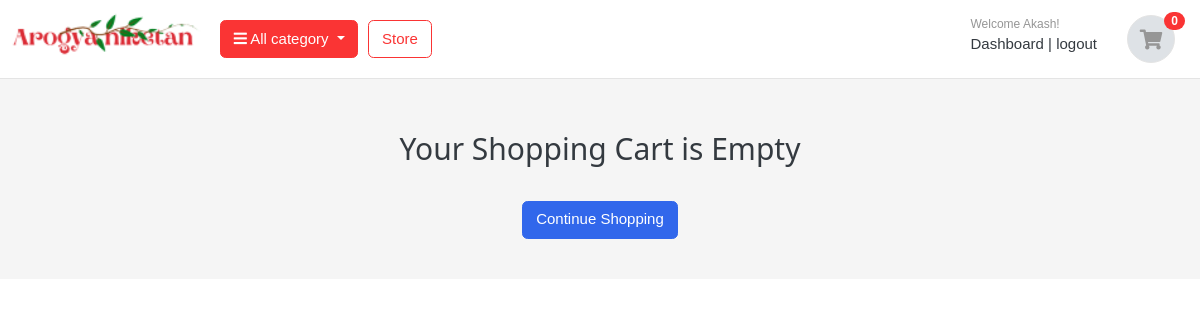
Before: /cart/ (signed in) with the older database file.
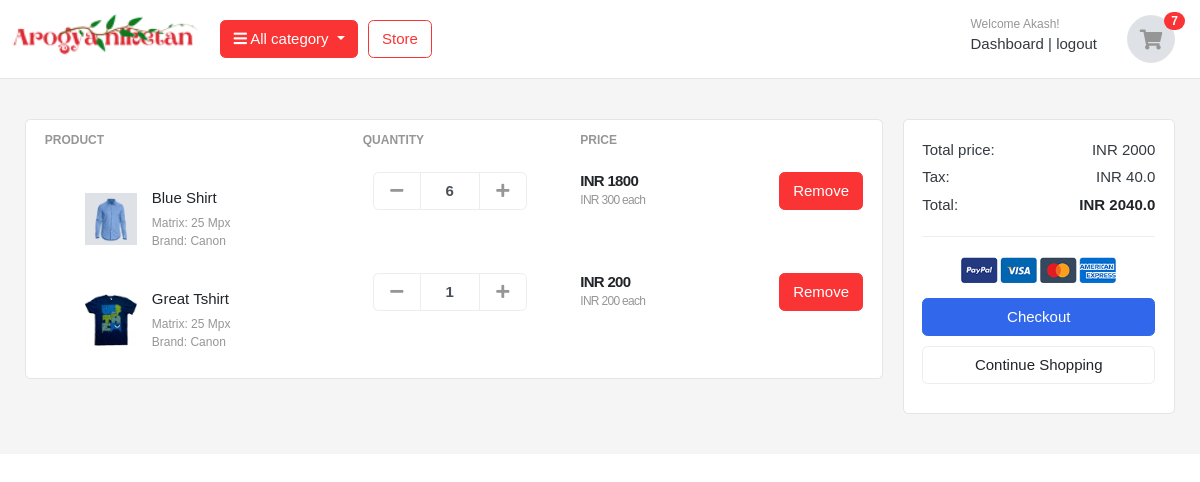
After: the same page with the newer database file.
### accounts/models.py (models this page shows, shortened)
class Account(AbstractBaseUser):
    first_name      = models.CharField(max_length=50)
    last_name       = models.CharField(max_length=50)
    username        = models.CharField(max_length=50, unique=True)
    email           = models.EmailField(max_length=100, unique=True)
    phone_number    = models.CharField(max_length=50,unique=True)
    date_joined     = models.DateTimeField(auto_now_add=True)
    last_login      = models.DateTimeField(auto_now_add=True)
    is_admin        = models.BooleanField(default=False)
    is_staff        = models.BooleanField(default=False)
    is_active        = models.BooleanField(default=False)
    is_superadmin        = models.BooleanField(default=False)
    USERNAME_FIELD = 'email'
    REQUIRED_FIELDS = ['username', 'first_name', 'last_name']
    objects = MyAccountManager()

### carts/models.py (models this page shows)
class CartItem(models.Model):
    user       = models.ForeignKey(Account, on_delete=models.CASCADE, null=True)
    product    = models.ForeignKey(Product, on_delete=models.CASCADE)
    cart       = models.ForeignKey(Cart, on_delete=models.CASCADE, null=True)
    quantity   = models.IntegerField()
    is_active  = models.BooleanField(default=True)
    def sub_total(self):
        return self.product.price * self.quantity

### store/models.py (models this page shows, shortened)
class Product(models.Model):
    product_name     =  models.CharField(max_length=200,unique=True)
    slug             =  models.SlugField(max_length=200,unique=True)
    description      =  models.TextField(max_length=500,blank=True)
    price            =  models.IntegerField()
    images           =  models.ImageField(upload_to='photos/products')
    stock            =  models.IntegerField()
    is_available     =  models.BooleanField(default=True)
    category         =  models.ForeignKey(Category,on_delete=models.CASCADE)
    created_date     =  models.DateTimeField(auto_now_add=True)
    modified_date    =  models.DateTimeField(auto_now=True)
    is_new_arrival     =  models.BooleanField(default=False)
    is_recomended     =  models.BooleanField(default=False)
    def get_url(self):
        return reverse('product_detail', args=[self.category.slug, self.slug])

### carts/views.py (the view)
# urls.py: path("", views.cart, name="cart"),
def cart(request, total=0, quantity=0, cart_items=None):
    try:
        tax = 0
        grand_total = 0
        if request.user.is_authenticated:
            cart_items = CartItem.objects.filter(user=request.user, is_active=True)
        else:
            cart = Cart.objects.get(cart_id=__cart_id(request))
            cart_items = CartItem.objects.filter(cart=cart, is_active=True)
        for cart_item in cart_items:
            total += (cart_item.product.price * cart_item.quantity)
            quantity += cart_item.quantity
        tax = (2 * total)/100
        grand_total = total + tax
    except ObjectDoesNotExist:
        pass  # Just Ignore
    context = {
        "total": total,
        "quantity": quantity,
        "cart_items": cart_items,
        "tax": tax,
        "grand_total": grand_total,
    }
    return render(request, "store/cart.html", context)

### carts/context_processors.py (called while the page is built)
def counter(request):
    cart_count = 0
    if 'admin' in request.path:
        return {}
    else:
        try:
            cart = Cart.objects.filter(cart_id=__cart_id(request))
            if request.user.is_authenticated:
                cart_items = CartItem.objects.all().filter(user=request.user)
            else:
                cart_items = CartItem.objects.all().filter(cart=cart[:1])
            for cart_item in cart_items:
                cart_count += cart_item.quantity
        except Cart.DoesNotExist:
            cart_count = 0
    return dict(cart_count=cart_count)

### carts/views.py (called while the page is built)
def __cart_id(request):
    cart = request.session.session_key
    if not cart:
        cart = request.session.create()
    return cart

### category/context_processors.py (called while the page is built)
def menu_links(request):
    links = Category.objects.all()
    return dict(links=links)

### category/models.py (called while the page is built)
    def get_url(self):
        return reverse('products_by_category', args=[self.slug])

### templates/store/cart.html (shortened to what this page needs)
{% extends 'base.html' %}
{% load static %}
{% block content %}
<section class="section-content padding-y bg desktop-view">
    <div class="container">
    {% if not cart_items %}
        <h2 class="text-center">Your Shopping Cart is Empty</h2>
        <br>
        <div class="text-center">
            <a href="{% url 'store' %}" class="btn btn-primary">Continue Shopping</a>
        </div>
    {% else %}
    <div class="row">
        <aside class="col-lg-9">
    <div class="card">
    <table class="table table-borderless table-shopping-cart">
    <thead class="text-muted">
    <tr class="small text-uppercase">
      <th scope="col">Product</th>
      <th scope="col" width="120">Quantity</th>
      <th scope="col" width="120">Price</th>
      <th scope="col" class="text-right" width="200"> </th>
    </tr>
    </thead>
    <tbody>
    {% for cart_item in cart_items %}
    <tr>
        <td>
            <figure class="itemside align-items-center">
                <div class="aside"><img src="{{ cart_item.product.images.url }}" class="img-sm"></div>
                <figcaption class="info">
                    <a href="{{ cart_item.product.get_url }}" class="title text-dark">{{ cart_item.product.product_name }}</a>
                    <p class="text-muted small">Matrix: 25 Mpx <br> Brand: Canon</p>
                </figcaption>
            </figure>
        </td>
        <td>
                        <div class="col">
                            <div class="input-group input-spinner">
                                <div class="input-group-prepend">
                                <a href="{%url 'remove_cart' cart_item.product.id%}" class="btn btn-light" type="button" id="button-plus"> <i class="fa fa-minus"></i></a>
                                </div>
                                <input type="text" class="form-control"  value="{{ cart_item.quantity }}">
                                <div class="input-group-append">
                                <a href="{%url 'add_cart' cart_item.product.id%}" class="btn btn-light" type="button" id="button-minus"> <i class="fa fa-plus"></i> </a>
                                </div>
                            </div>
                        </div>
        </td>
        <td>
            <div class="price-wrap">
                <var class="price">INR {{ cart_item.sub_total }}</var>
                <small class="text-muted"> INR {{ cart_item.product.price }} each </small>
            </div>
        </td>
        <td class="text-right">
        <a href="{%url 'remove_cart_item' cart_item.product.id%}" class="btn btn-danger"> Remove</a>
        </td>
    </tr>
    {% endfor %}
    </tbody>
    </table>
    </div>
        </aside>
        <aside class="col-lg-3">
            <div class="card">
            <div class="card-body">
                <dl class="dlist-align">
                  <dt>Total price:</dt>
                  <dd class="text-right">INR {{total}}</dd>
                </dl>
                <dl class="dlist-align">
                  <dt>Tax:</dt>
                  <dd class="text-right">INR {{tax}}</dd>
                </dl>
                <dl class="dlist-align">
                  <dt>Total:</dt>
                  <dd class="text-right text-dark b"><strong>INR {{grand_total}}</strong></dd>
                </dl>
                <hr>
                <p class="text-center mb-3">
                    <img src="{% static './images/misc/payments.png'%}" height="26">
                </p>
                <a href="{% url 'checkout' %}" class="btn btn-primary btn-block"> Checkout </a>
                <a href="{% url 'store' %}" class="btn btn-light btn-block">Continue Shopping</a>
            </div>
            </div>
    </aside>
    </div>
    {% endif %}
    </div>
    </section>
{% endblock %}

### templates/base.html (shortened to what this page needs)
{% load static %}
<!DOCTYPE HTML>
<html lang="en">
<head>
<link href="{%static 'css/bootstrap.css' %}" rel="stylesheet" type="text/css"/>
<link href="{%static 'css/w3.css' %}" rel="stylesheet" type="text/css"/>
<link href="{%static 'fonts/fontawesome/css/all.min.css' %}" type="text/css" rel="stylesheet">
<link href="{%static 'css/ui.css' %}" rel="stylesheet" type="text/css"/>
<link href="{%static 'css/mobile.css' %}" rel="stylesheet" type="text/css"/>
<link href="{%static 'css/style-3.css' %}" rel="stylesheet" type="text/css"/>
<link href="{%static 'css/responsive.css' %}" rel="stylesheet" media="only screen and (max-width: 1200px)" />
</head>
<body>
    {% include 'includes/navbar.html' %}
    {% block content%}{% endblock %}

### templates/includes/navbar.html (shortened to what this page needs)
{% load static %}
<section class="header-main border-bottom desktop-view">
	<div class="container">
<div class="row align-items-center">
	<div class="col-lg-2 col-md-3 col-6">
		<a href="{% url 'home' %}" class="brand-wrap">
			<img class="logo" src="{%static 'images/logo.png'%}" style="transform: scale(1.5);">
		</a>
	</div>
	<div class="col-lg col-sm col-md col-6 flex-grow-0">
		<div class="category-wrap dropdown d-inline-block float-right">
			<button type="button" class="btn btn-danger dropdown-toggle" data-toggle="dropdown">
				<i class="fa fa-bars"></i> All category
			</button>
		</div>
	</div>
	<a href="{% url 'store' %}" class="btn btn-outline-danger">Store</a>
	<div class="col-lg-3 col-sm-6 col-8 order-2 order-lg-3">
				<div class="d-flex justify-content-end mb-3 mb-lg-0">
					{% if user.id is not None %}
					<div class="widget-header">
						<small class="title text-muted">Welcome {{user.first_name}}!</small>
						<div>
							<a href="{% url 'dashboard' %}">Dashboard</a> <span class="dark-transp"> | </span>
							<a href="{% url 'logout' %}"> logout</a>
						</div>
					</div>
					{% endif %}
					<a href="{% url 'cart' %}" class="widget-header pl-3 ml-3">
						<div class="icon icon-sm rounded-circle border"><i class="fa fa-shopping-cart"></i></div>
						<span class="badge badge-pill badge-danger notify">{{ cart_count }}</span>
					</a>
				</div>
			</div>
</div>
	</div>
</section>

### templates/includes/footer.html (shortened to what this page needs)
{% load static %}

### static/css/w3.css (style rules this page uses)
html { box-sizing:border-box }
*,*:before,*:after { box-sizing:inherit }
html { -ms-text-size-adjust:100%;-webkit-text-size-adjust:100% }
body { margin:0 }
article,aside,details,figcaption,figure,footer,header,main,menu,nav,section { display:block }
a { background-color:transparent }
b,strong { font-weight:bolder }
small { font-size:80% }
figure { margin:1em 40px }
img { border-style:none }
hr { box-sizing:content-box;height:0;overflow:visible }
button,input,select,textarea,optgroup { font:inherit;margin:0 }
button,input { overflow:visible }
button,select { text-transform:none }
button,[type=button],[type=reset],[type=submit] { -webkit-appearance:button }
html,body { font-family:Verdana,sans-serif;font-size:15px;line-height:1.5 }
html { overflow-x:hidden }
hr { border:0;border-top:1px solid #eee;margin:20px 0 }
img { vertical-align:middle }
a { color:inherit }

### static/css/ui.css (style rules this page uses)
html { font-family: "Inter", sans-serif; font-size: 15px; }
.price-wrap { letter-spacing: -0.7px; }
.icon-xs, .icon-sm, .icon-md, .icon-lg { display: inline-block; text-align: center; flex-shrink: 0; flex-grow: 0; }
.icon-sm { width: 48px; height: 48px; line-height: 48px !important; font-size: 20px; }
.img-xs, .img-sm, .img-md, .img-lg { -o-object-fit: cover; object-fit: cover; flex-shrink: 0; flex-grow: 0; }
.img-sm { width: 80px; height: 80px; }
.padding-y { padding-top: 40px; padding-bottom: 40px; }
var { font-style: normal; }
figure { margin-bottom: 0; }
.bg { background-color: #f8f9fa; }
.b { font-weight: 600; }
p:last-child { margin-bottom: 0; }
.header-main { position: relative; padding-top: 1rem; padding-bottom: 1rem; }
.brand-wrap .logo, .navbar-brand .logo { margin-right: 7px; max-height: 42px; display: inline-block; }
.widget-header { display: inline-block; vertical-align: middle; position: relative; }
.widget-header a { color: #343a40; }
.widget-header i { color: #969696; }
.widget-header .title { display: block; }
.widget-header .notify { position: absolute; top: -3px; right: -10px; }
.btn-light { background-color: #fff; border-color: #e4e4e4; }
.btn-light i { color: #969696; }
.itemside { position: relative; display: flex; width: 100%; }
.itemside .aside { position: relative; flex-shrink: 0; }
.itemside .info { padding-left: 15px; padding-right: 7px; }
.itemside p { margin-bottom: 0; }
.itemside .title { display: block; margin-bottom: 5px; color: #212529; }
[class*=dlist-] { margin-bottom: 5px; }
[class*=dlist-] dd { margin-bottom: 0; }
.dlist-align { display: flex; }
.dlist-align dt { width: 150px; word-wrap: break-word; font-weight: normal; }
.dlist-align dd { flex-grow: 1; }
.notify { position: absolute; top: -4px; right: -10px; display: inline-block; padding: 0.25em 0.6em; font-size: 12px; line-height: 1; text-align: center; border-radius: 3rem; color: #fff; background-color: #fa3434; }
.price { font-weight: 600; color: #212529; }
.input-spinner { width: 125px; flex-wrap: nowrap; display: inline-flex; vertical-align: middle; }
.input-spinner input.form-control { text-align: center; max-width: 46px; font-weight: bold; flex-basis: 46px; border-color: #e4e4e4; flex-grow: 0; }
.input-spinner .btn { width: 42px; text-align: center; padding-left: 0.5rem; padding-right: 0.5rem; }
.table-shopping-cart.table td, .table-shopping-cart.table th { padding-left: 1.25rem; padding-right: 1.25rem; }
.table-shopping-cart .price-wrap { line-height: 1.2; }
.table-shopping-cart .price { font-weight: bold; margin-right: 5px; display: block; }

### static/css/style-3.css (style rules this page uses)
.brand-wrap { margin-left: 0px; }
:root { --primary-color: rgba(3, 54, 255, 1.2); --overlay-color: rgba(24, 39, 51, 0.85); --menu-speed: 0.75s; }
* { margin: 0; padding: 0; box-sizing: border-box; }
body { line-height: 1.5; font-family: "Poppins", sans-serif; }
.container { max-width: 1170px; margin: auto; }
.row { display: flex; flex-wrap: wrap; }

### templates/store/cart.html (style rules this page uses)
.fa-shopping-cart { color: #f2163b; }

Changed rows visible on the page:
added CartItem: product.images (picture), product.product_name "Blue Shirt", quantity "6", sub_total "1800", product.price "300"
added CartItem: product.images (picture), product.product_name "Great Tshirt", quantity "1", sub_total "200", product.price "200"
Other visible differences:
{{ cart_count }}: "0" → "7"
{{ total }}: (not shown) → "2000"
{{ tax }}: (not shown) → "40.0"
{{ grand_total }}: (not shown) → "2040.0"
text no longer shown: "Your Shopping Cart is Empty"
text now shown: "PRODUCT QUANTITY PRICE Total price: INR Tax: INR Total: INR Checkout"
